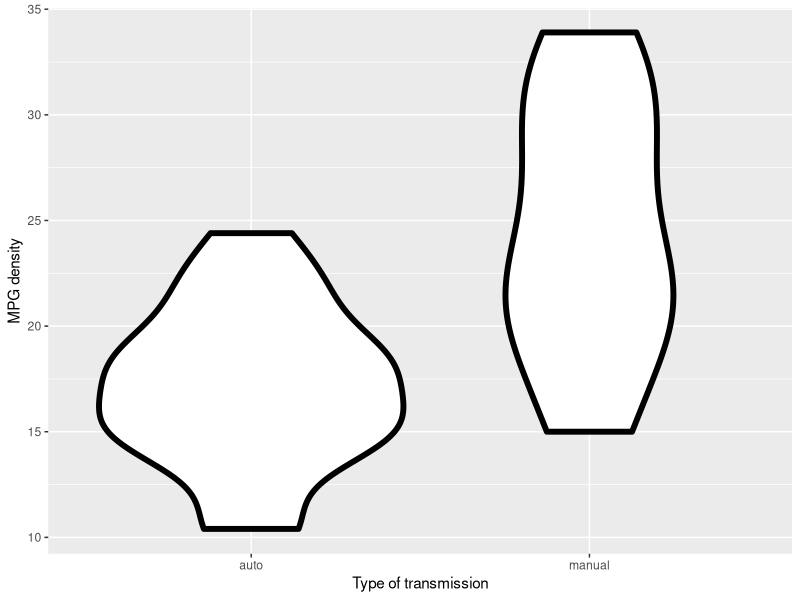
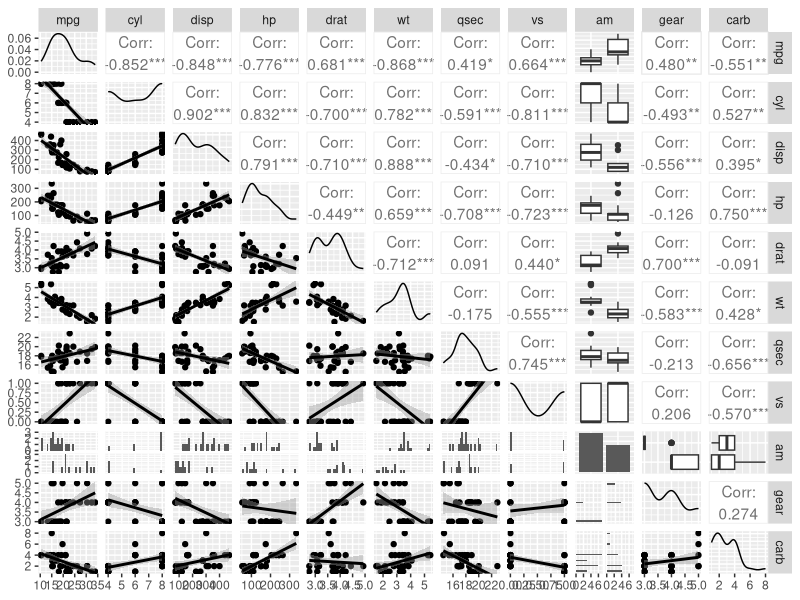
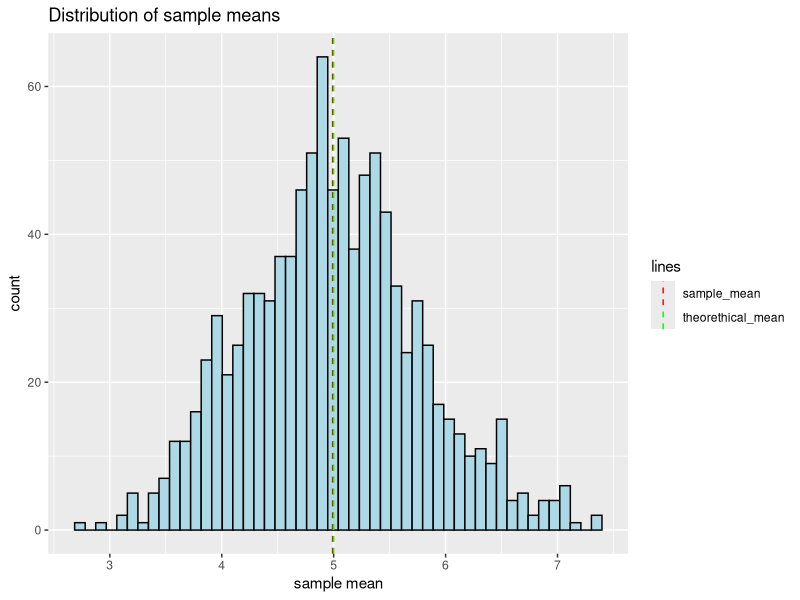
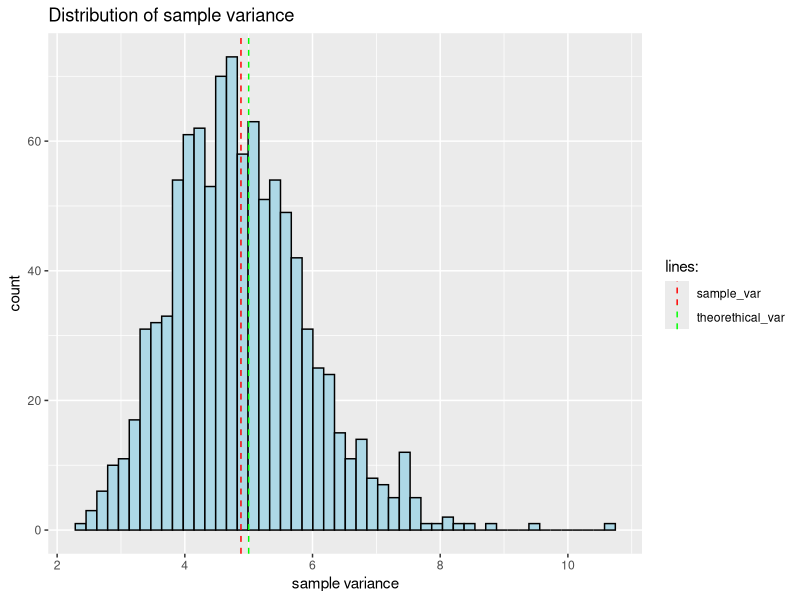
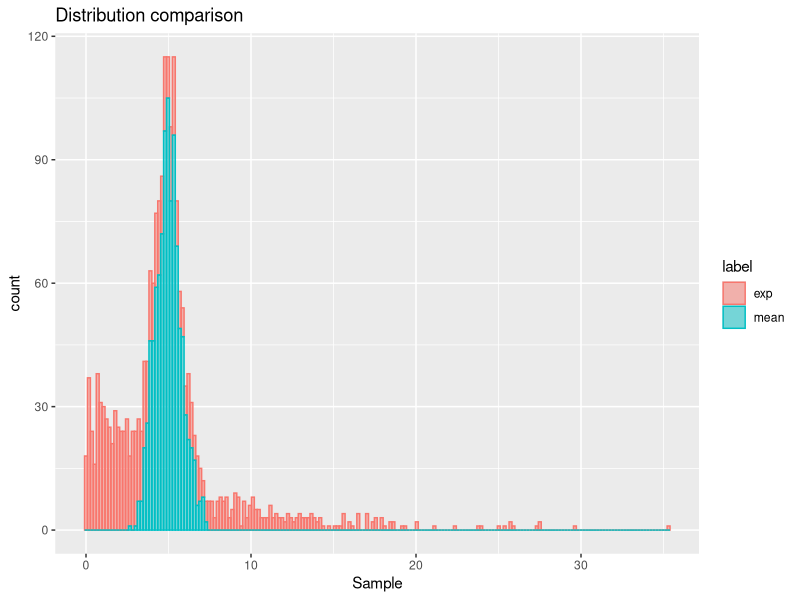

Reproduce these figures in R, in order.
## ---- chunk 1
library(datasets)
suppressWarnings(library(dplyr))
library(ggplot2)
suppressWarnings(library(GGally))
library(stats)
data(mtcars)
mtcars <- mutate(mtcars, am = am + 1)
mtcars <- mutate(mtcars, am = factor(am))
levels(mtcars$am) <- c("auto", "manual")
## ---- chunk 2
g <- ggplot(data = mtcars, aes(am, mpg))
g <- g + geom_violin(stat = "ydensity", color = "black", size = 2)
g <- g + xlab("Type of transmission")
g <- g + ylab("MPG density")
g
## ---- chunk 3
ggpairs(mtcars, lower = list(continuous = wrap("smooth", method = "lm")))
## ---- chunk 4
lambda <- 0.2
sample.size <- 40
sample.count <- 1000
## ---- chunk 5
sample.data <- matrix(rexp(sample.size * sample.count, lambda), sample.count, sample.size)
## ---- chunk 6
str(sample.data)
## ---- chunk 7
sample.means <- apply(sample.data, 1, mean)
## ---- chunk 8
g <- ggplot(data = data.frame(sample.means), aes(x = sample.means))
g <- g + labs(title = "Distribution of sample means", x = "sample mean", y = "count")
g <- g + geom_histogram(bins = 50, color = "black", fill = "lightblue")
g <- g + geom_vline(aes(xintercept=mean(sample.means), color = "sample_mean"), linetype = "dashed")
g <- g + geom_vline(aes(xintercept=(1/lambda), color = "theorethical_mean"), linetype = "dashed")
g <- g + scale_color_manual(name = "lines", values = c(sample_mean = "red", theorethical_mean = "green"))
g
## ---- chunk 9
paste0("theorethical_mean = ", 1 / lambda)
## ---- chunk 10
paste0("sample_mean = ", mean(sample.means))
## ---- chunk 11
sample.vars <- apply(sample.data, 1, sd)
## ---- chunk 12
g <- ggplot(data = data.frame(sample.vars), aes(x = sample.vars))
g <- g + labs(title = "Distribution of sample variance", x = "sample variance", y = "count")
g <- g + geom_histogram(bins = 50, color = "black", fill = "lightblue")
g <- g + geom_vline(aes(xintercept=mean(sample.vars), color = "sample_var"), linetype = "dashed")
g <- g + geom_vline(aes(xintercept=(1/lambda), color = "theorethical_var"), linetype = "dashed")
g <- g + scale_color_manual(name = "lines:", values = c(sample_var = "red", theorethical_var = "green"))
g
## ---- chunk 13
sample.exps <- rexp(sample.count, lambda)
sample.dist <- c(sample.means, sample.exps)
sample.dist.label <- factor(rep(c("mean", "exp"), each = sample.count))
sample.dist.df <- data.frame(sample = sample.dist, label = sample.dist.label)

g <- ggplot(data = sample.dist.df, aes(x = sample, fill = label, color = label))
g <- g + labs(title = "Distribution comparison", x = "Sample", y = "count")
g <- g + geom_histogram(bins = 200, alpha = 0.5)
g
